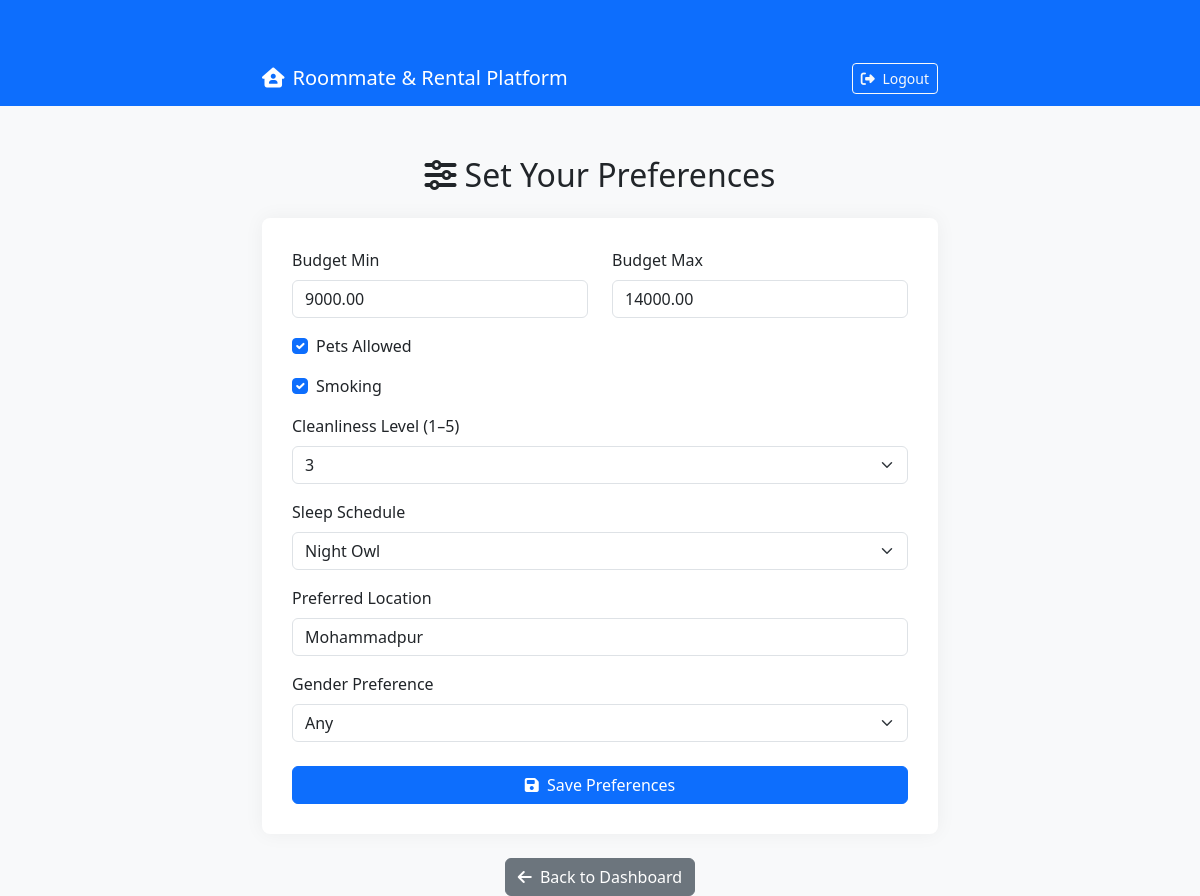
The app's page /tenant_preference.php (signed in) with its own data.
### tables this page shows
CREATE TABLE `preferences` (
  `preference_id` int(11) NOT NULL,
  `user_id` int(11) DEFAULT NULL,
  `budget_min` decimal(10,2) DEFAULT NULL,
  `budget_max` decimal(10,2) DEFAULT NULL,
  `pets_allowed` tinyint(1) DEFAULT NULL,
  `smoking` tinyint(1) DEFAULT NULL,
  `cleanliness_level` tinyint(4) DEFAULT NULL,
  `sleep_schedule` enum('Early Bird','Night Owl','Flexible') DEFAULT NULL,
  `preferred_location` varchar(100) DEFAULT NULL,
  `gender_preference` enum('Male','Female','Any') DEFAULT NULL
);

### tenant_preference.php (the view, shortened to what this page needs)
<?php
require 'db.php';
$user_id = $_SESSION['user_id'];
$stmt = $conn->prepare("SELECT * FROM preferences WHERE user_id = ?");
$stmt->bind_param("i", $user_id);
$stmt->execute();
$result = $stmt->get_result();
$preference = $result->fetch_assoc();
?>
<!DOCTYPE html>
<html lang="en">
<head>
  <link href="https://cdn.jsdelivr.net/npm/bootstrap@5.3.3/dist/css/bootstrap.min.css" rel="stylesheet" />
  <link href="https://cdnjs.cloudflare.com/ajax/libs/font-awesome/6.4.0/css/all.min.css" rel="stylesheet" />
</head>
<body>
<nav class="navbar navbar-expand-lg navbar-dark bg-primary">
  <div class="container">
    <a class="navbar-brand" href="dashboard.php">
      <i class="fa-solid fa-house-user me-2"></i>Roommate & Rental Platform
    </a>
    <div>
      <a href="logout.php" class="btn btn-outline-light btn-sm">
        <i class="fa-solid fa-right-from-bracket me-1"></i> Logout
      </a>
    </div>
  </div>
</nav>
<div class="container">
  <h2 class="text-center mb-4"><i class="fa-solid fa-sliders me-2"></i>Set Your Preferences</h2>
  <form method="post" class="form-section">
    <div class="row mb-3">
      <div class="col">
        <label class="form-label">Budget Min</label>
        <input type="number" name="budget_min" class="form-control" value="<?= $preference['budget_min'] ?? '' ?>" required>
      </div>
      <div class="col">
        <label class="form-label">Budget Max</label>
        <input type="number" name="budget_max" class="form-control" value="<?= $preference['budget_max'] ?? '' ?>" required>
      </div>
    </div>
    <div class="form-check mb-3">
      <input type="checkbox" name="pets_allowed" class="form-check-input" id="pets_allowed" <?= ($preference && $preference['pets_allowed']) ? 'checked' : '' ?>>
      <label class="form-check-label" for="pets_allowed">Pets Allowed</label>
    </div>
    <div class="form-check mb-3">
      <input type="checkbox" name="smoking" class="form-check-input" id="smoking" <?= ($preference && $preference['smoking']) ? 'checked' : '' ?>>
      <label class="form-check-label" for="smoking">Smoking</label>
    </div>
    <div class="mb-3">
      <label class="form-label">Cleanliness Level (1–5)</label>
      <select name="cleanliness_level" class="form-select" required>
        <?php for ($i = 1; $i <= 5; $i++): ?>
          <option value="<?= $i ?>" <?= ($preference && $preference['cleanliness_level'] == $i) ? 'selected' : '' ?>><?= $i ?></option>
        <?php endfor; ?>
      </select>
    </div>
    <div class="mb-3">
      <label class="form-label">Sleep Schedule</label>
      <select name="sleep_schedule" class="form-select" required>
        <option value="Night Owl" <?= ($preference && $preference['sleep_schedule'] === 'Night Owl') ? 'selected' : '' ?>>Night Owl</option>
      </select>
    </div>
    <div class="mb-3">
      <label class="form-label">Preferred Location</label>
      <input type="text" name="preferred_location" class="form-control" value="<?= $preference['preferred_location'] ?? '' ?>" required>
    </div>
    <div class="mb-4">
      <label class="form-label">Gender Preference</label>
      <select name="gender_preference" class="form-select" required>
        <option value="Any" <?= ($preference && $preference['gender_preference'] === 'Any') ? 'selected' : '' ?>>Any</option>
      </select>
    </div>
    <button type="submit" class="btn btn-primary w-100"><i class="fa-solid fa-save me-1"></i> Save Preferences</button>
  </form>
  <div class="text-center mt-4">
    <a href="dashboard.php" class="btn btn-secondary">
      <i class="fa-solid fa-arrow-left me-1"></i> Back to Dashboard
    </a>
  </div>
</div>
</body>
</html>

### tenant_preference.php (style rules this page uses)
body { background-color: #f8f9fa; }
.container { max-width: 700px; margin-top: 50px; }
.form-section { background: white; padding: 30px; border-radius: 8px; box-shadow: 0 0 20px rgba(0,0,0,0.05); }

### records on screen
preferences: budget_min "9000.00", budget_max "14000.00", pets_allowed "☑", smoking "☑", cleanliness_level "3", sleep_schedule "Night Owl", preferred_location "Mohammadpur", gender_preference "Any"
